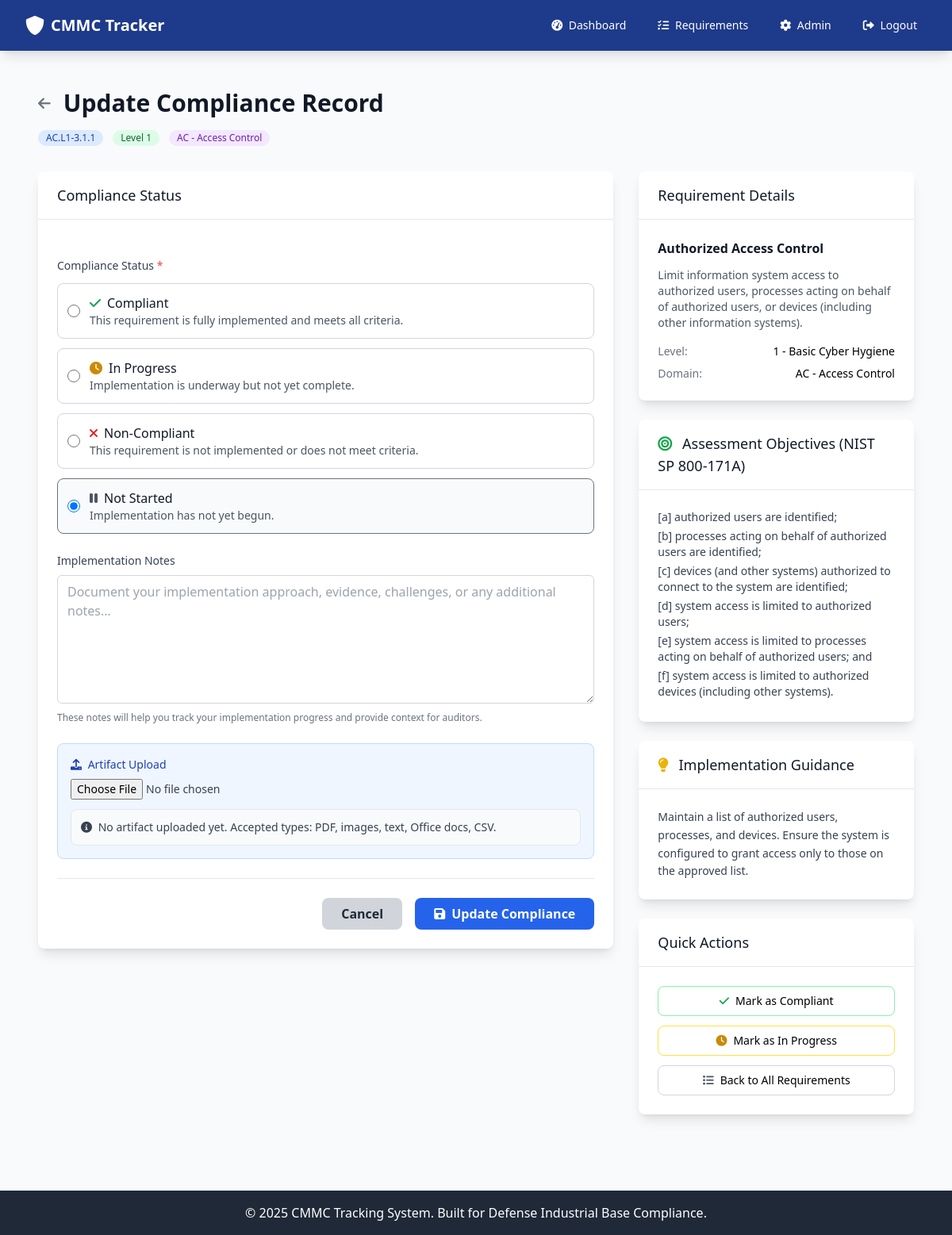
The app's page /compliance/1 (signed in), older data.
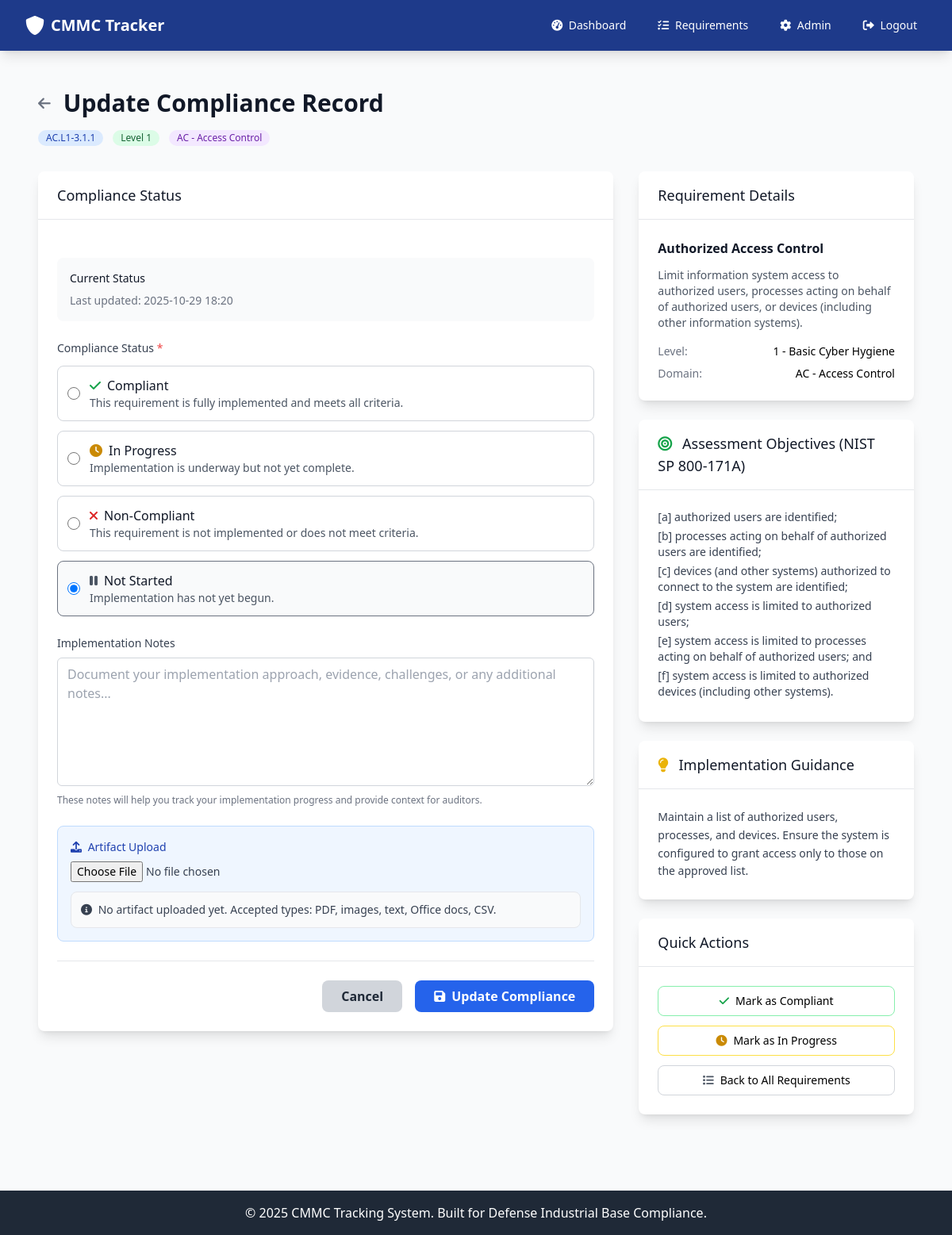
The same page, newer data.
### app.py (models this page shows)
class ComplianceRecord(db.Model):
    __tablename__ = 'compliance_record'
    id = db.Column(db.Integer, primary_key=True)
    user_id = db.Column(db.Integer, db.ForeignKey('user.id'), nullable=False)
    requirement_id = db.Column(db.Integer, db.ForeignKey('cmmc_requirement.id'), nullable=False)
    status = db.Column(db.String(20), default='not_started')  # 'compliant', 'non_compliant', 'in_progress', 'not_started'
    artifact_path = db.Column(db.String(500))
    notes = db.Column(db.Text)
    submitted_at = db.Column(db.DateTime, default=datetime.utcnow)
    updated_at = db.Column(db.DateTime, default=datetime.utcnow, onupdate=datetime.utcnow)
    user = db.relationship('User', backref='compliance_records')
    requirement = db.relationship('CMMCRequirement', backref='compliance_records')

### app.py (the view, shortened to what this page needs)
@app.route('/compliance/<int:requirement_id>', methods=['GET', 'POST'])
@login_required
def compliance_record(requirement_id):
    requirement = CMMCRequirement.query.get_or_404(requirement_id)
    record = ComplianceRecord.query.filter_by(
        user_id=session['user_id'],
        requirement_id=requirement_id
    ).first()
    default_next = url_for('requirements', level=requirement.level_id)
    ref = request.referrer or ''
    next_url = default_next
    try:
        if '/requirements' in ref:
            next_url = ref
    except Exception:
        next_url = default_next
    return render_template('compliance_record.html', requirement=requirement, record=record, next_url=next_url)

### app.py (called while the page is built, shortened)
def login_required(f):
    @wraps(f)
    def decorated_function(*args, **kwargs):
        if 'user_id' not in session:
            flash('Please log in to access this page.', 'warning')
            return redirect(url_for('login'))
        return f(*args, **kwargs)
    return decorated_function

@app.before_request
def enforce_device_and_user_authorization():
    open_endpoints = {
        'index', 'login', 'register', 'logout', 'static', 'device_pending'
    }
    if request.endpoint in open_endpoints:
        return None
    if 'user_id' not in session:
        return None
    user = User.query.get(session['user_id'])
    if not user:
        session.clear()
        return redirect(url_for('login'))
    if not user.is_authorized:
        flash('Your account is awaiting authorization by an administrator.', 'warning')
        return redirect(url_for('index'))
    if user.role == 'admin':
        return None

### templates/compliance_record.html (shortened to what the changed rows need)
{% extends "base.html" %}
{% block content %}
<div class="px-4 py-6">
    <div class="mb-8">
        <div class="flex items-center mb-4">
            <h1 class="text-3xl font-bold text-gray-900">
                Update Compliance Record
            </h1>
        </div>
    </div>
    <div class="grid grid-cols-1 lg:grid-cols-3 gap-8">
        <div class="lg:col-span-2">
            <div class="bg-white shadow-lg rounded-lg">
                <form id="complianceForm" method="POST" enctype="multipart/form-data" class="p-6 space-y-6">
                    {% if record %}
                    <div class="bg-gray-50 rounded-lg p-4">
                        <h4 class="text-sm font-medium text-gray-900 mb-2">Current Status</h4>
                        <div class="flex items-center space-x-2">
                            <span class="text-sm text-gray-500">Last updated: {{ record.updated_at.strftime('%Y-%m-%d %H:%M') }}</span>
                        </div>
                    </div>
                    {% endif %}
                    <div>
                        <div class="space-y-3">
                            <label class="flex items-center p-3 border rounded-lg cursor-pointer hover:bg-gray-50 {% if record and record.status == 'compliant' %}border-green-500 bg-green-50{% else %}border-gray-300{% endif %}">
                                <input type="radio" name="status" value="compliant"
                                       class="form-radio h-4 w-4 text-green-600 focus:ring-green-500"
                                       {% if record and record.status == 'compliant' %}checked{% endif %}>
                                <div class="ml-3">
                                    <div class="flex items-center">
                                    </div>
                                    <p class="text-sm text-gray-600">This requirement is fully implemented and meets all criteria.</p>
                                </div>
                            </label>
                            <label class="flex items-center p-3 border rounded-lg cursor-pointer hover:bg-gray-50 {% if record and record.status == 'in_progress' %}border-yellow-500 bg-yellow-50{% else %}border-gray-300{% endif %}">
                                <input type="radio" name="status" value="in_progress"
                                       class="form-radio h-4 w-4 text-yellow-600 focus:ring-yellow-500"
                                       {% if record and record.status == 'in_progress' %}checked{% endif %}>
                                <div class="ml-3">
                                    <div class="flex items-center">
                                    </div>
                                    <p class="text-sm text-gray-600">Implementation is underway but not yet complete.</p>
                                </div>
                            </label>
                            <label class="flex items-center p-3 border rounded-lg cursor-pointer hover:bg-gray-50 {% if record and record.status == 'non_compliant' %}border-red-500 bg-red-50{% else %}border-gray-300{% endif %}">
                                <input type="radio" name="status" value="non_compliant"
                                       class="form-radio h-4 w-4 text-red-600 focus:ring-red-500"
                                       {% if record and record.status == 'non_compliant' %}checked{% endif %}>
                                <div class="ml-3">
                                    <div class="flex items-center">
                                    </div>
                                    <p class="text-sm text-gray-600">This requirement is not implemented or does not meet criteria.</p>
                                </div>
                            </label>
                            <label class="flex items-center p-3 border rounded-lg cursor-pointer hover:bg-gray-50 {% if not record or record.status == 'not_started' %}border-gray-500 bg-gray-50{% else %}border-gray-300{% endif %}">
                                <input type="radio" name="status" value="not_started"
                                       class="form-radio h-4 w-4 text-gray-600 focus:ring-gray-500"
                                       {% if not record or record.status == 'not_started' %}checked{% endif %}>
                                <div class="ml-3">
                                    <div class="flex items-center">
                                    </div>
                                    <p class="text-sm text-gray-600">Implementation has not yet begun.</p>
                                </div>
                            </label>
                        </div>
                    </div>
                </form>
            </div>
        </div>
    </div>
</div>
{% endblock %}

Row changes from the older to the newer data that the page shows:
added ComplianceRecord: updated_at "2025-10-29 18:20", status "☐ Compliant This requirement is", status "☐ In Progress Implementation is", status "☐ Non-Compliant This requiremen", status "☑ Not Started Implementation ha"
Text that changed along with them:
form field status: "☐ Compliant This requirement is" → (not shown)
form field status: "☐ In Progress Implementation is" → (not shown)
form field status: "☐ Non-Compliant This requiremen" → (not shown)
form field status: "☑ Not Started Implementation ha" → (not shown)
text now shown: "Current Status Last updated:"
